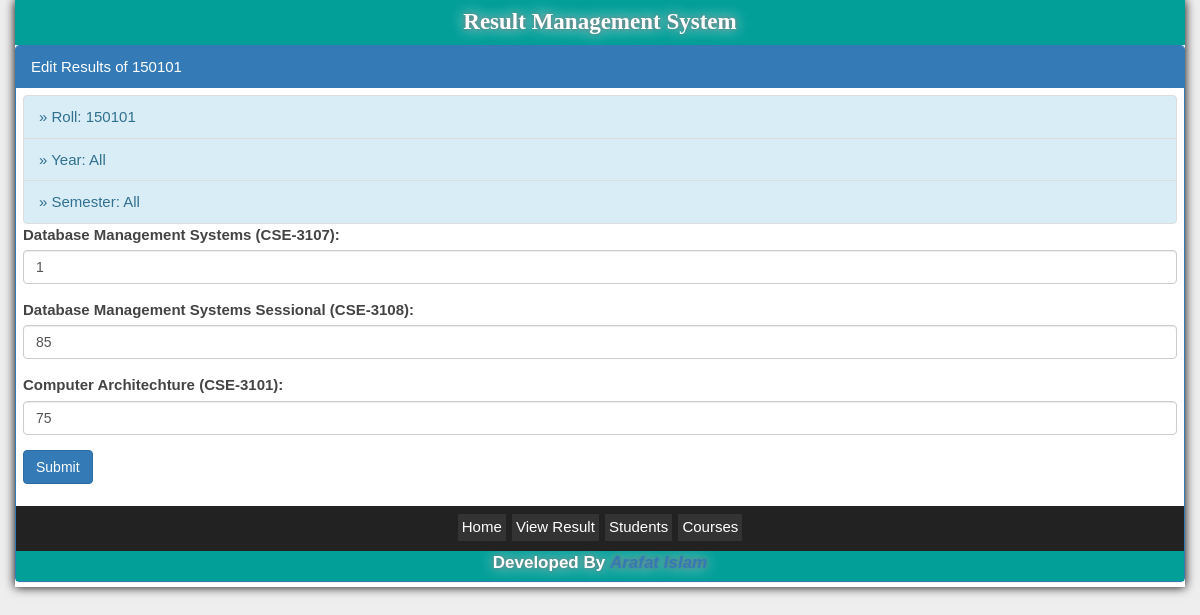
Screenshot of /admin/editres.php?act=edit&roll=150101 (signed in) with the database file from the repository.
### tables this page shows
CREATE TABLE `result` (
  `id` int(10) UNSIGNED NOT NULL,
  `roll` int(10) UNSIGNED NOT NULL,
  `year` tinyint(3) UNSIGNED NOT NULL,
  `semester` tinyint(3) UNSIGNED NOT NULL,
  `c_id` int(10) UNSIGNED NOT NULL,
  `marks` tinyint(4) NOT NULL
);

CREATE TABLE `course` (
  `id` int(10) UNSIGNED NOT NULL,
  `code` varchar(10) NOT NULL,
  `title` varchar(50) NOT NULL,
  `credit` decimal(3,2) UNSIGNED NOT NULL,
  `year` tinyint(1) UNSIGNED NOT NULL,
  `semester` tinyint(1) UNSIGNED NOT NULL,
  `status` tinyint(1) NOT NULL DEFAULT '1'
);

### includes/functions.php (called while the page is built, shortened)
<?php
	function get($var){
		return sanitize($_GET[$var]);
	}
	function sanitize($var){
		return addslashes(htmlspecialchars(trim($var)));
	}
?>

### admin/editres.php (the view, shortened to what this page needs)
<?php
	include 'init.php';
	if(isset($_GET["act"]))
		$act = get("act");
	else
		$act="";
	if($act=="edit" && isset($_GET["roll"]))
	{
		$roll = get("roll");
		if(isset($_GET["year"],$_GET["semester"]))
		{
			$year = get("year"); $semester = get("semester");
			$title = "Edit Results of ".$roll." of ".$year."-".$semester;
		}
		else
		{
			$title = "Edit Results of ".$roll;
		}
	}
	else {
		$title = "Edit Results";
	}
	include 'header.php';
	echo '
<div class="panel panel-primary">
	<div class="panel-heading">'.$title.'</div>
	<div class="panel-body" style="padding: 5px;">';
	if($act=="edit" && isset($roll))
	{
		$sql = "SELECT r.id,c.code,c.title,r.marks FROM result as r INNER JOIN course as c ON r.roll='$roll'";
		$sql .= " AND r.c_id=c.id";
		$sql = $db->query($sql);
		if(!isset($year))
			$year="All";
		if(!isset($semester))
			$semester="All";
		echo '
		<div class="panel-body" style="padding: 2px;"><div class="list-group">
			<li class="list-group-item list-group-item-info"> &#187; Roll: '.$roll.'</li>
			<li class="list-group-item list-group-item-info"> &#187; Year: '.$year.'</li>
			<li class="list-group-item list-group-item-info"> &#187; Semester: '.$semester.'</li>
		</div>';
		echo '<form method="post" id="marksForm">';
		while($res=$sql->fetch_assoc())
		{
			echo '
		<div class="form-group">
            <label for="select">'.$res["title"].' ('.$res["code"].'):</label>
            <input type="number" class="form-control" name="result['.$res["id"].']" value="'.$res["marks"].'" min="0" max="100">
        </div>';
		}
        echo '
        <div class="form-group">
    		<button type="submit" class="btn btn-primary">Submit</button>
    	</div>
    	';
		echo '</form>';
	}
	else
	{
		redir($site->url);
	}
	echo '
		</div>
	</div>';
?>
<?php
	include 'footer.php';
?>

### css/styles.css (style rules this page uses)
body { background:#eee; }
p, li { margin: 0 0 10px; }

### rows the page displays
result: course.title "Database Management Systems", course.code "CSE-3107", id+marks "1"
result: course.title "Database Management Systems Sessional", course.code "CSE-3108", marks "85"
result: course.title "Computer Architechture", course.code "CSE-3101", marks "75"

### other values shown
$site->name "Result Management System"
$title "Edit Results of 150101"
$roll "150101"
$year "All"
$semester "All"
